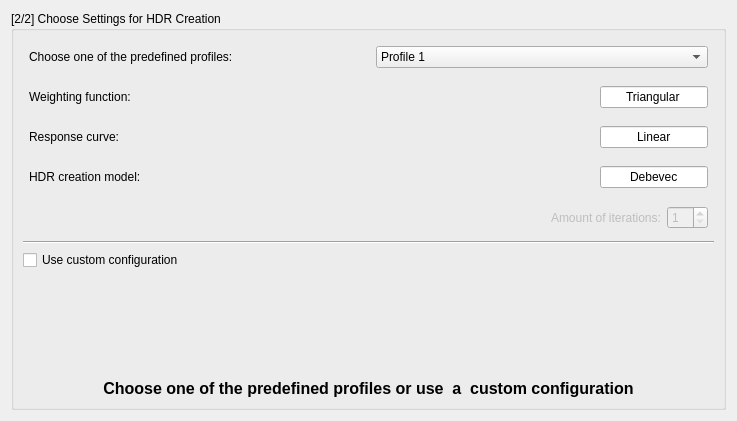
       <widget class="QWidget" name="chooseHDRconfig">
        <layout class="QGridLayout" name="gridLayout_5">
         <item row="0" column="0">
          <widget class="QGroupBox" name="groupBox_2">
           <property name="title">
            <string>[2/2] Choose Settings for HDR Creation</string>
           </property>
           <layout class="QGridLayout" name="gridLayout">
            <item row="4" column="0">
             <layout class="QHBoxLayout">
              <property name="spacing">
               <number>6</number>
              </property>
              <property name="margin">
               <number>6</number>
              </property>
              <item>
               <spacer>
                <property name="orientation">
                 <enum>Qt::Horizontal</enum>
                </property>
                <property name="sizeHint" stdset="0">
                 <size>
                  <width>80</width>
                  <height>20</height>
                 </size>
                </property>
               </spacer>
              </item>
              <item>
               <widget class="QLabel" name="label_Iterations">
                <property name="enabled">
                 <bool>false</bool>
                </property>
                <property name="text">
                 <string>Amount of iterations:</string>
                </property>
               </widget>
              </item>
              <item>
               <widget class="QSpinBox" name="spinBoxIterations">
                <property name="enabled">
                 <bool>false</bool>
                </property>
                <property name="toolTip">
                 <string>Keep it small</string>
                </property>
                <property name="minimum">
                 <number>1</number>
                </property>
                <property name="maximum">
                 <number>22</number>
                </property>
                <property name="value">
                 <number>1</number>
                </property>
               </widget>
              </item>
             </layout>
            </item>
            <item row="7" column="0">
             <spacer>
              <property name="orientation">
               <enum>Qt::Vertical</enum>
              </property>
              <property name="sizeHint" stdset="0">
               <size>
                <width>691</width>
                <height>103</height>
               </size>
              </property>
             </spacer>
            </item>
            <item row="5" column="0">
             <widget class="Line" name="line_2">
              <property name="orientation">
               <enum>Qt::Horizontal</enum>
              </property>
             </widget>
            </item>
            <item row="6" column="0">
             <widget class="QCheckBox" name="customConfigCheckBox">
              <property name="toolTip">
               <string>Use this only if the default profiles above do not yield good results</string>
              </property>
              <property name="text">
               <string>Use custom configuration</string>
              </property>
             </widget>
            </item>
            <item row="8" column="0">
             <widget class="QLabel" name="settings_label">
              <property name="text">
               <string>&lt;!DOCTYPE HTML PUBLIC &quot;-//W3C//DTD HTML 4.0//EN&quot; &quot;http://www.w3.org/TR/REC-html40/strict.dtd&quot;&gt;
&lt;html&gt;&lt;head&gt;&lt;meta name=&quot;qrichtext&quot; content=&quot;1&quot; /&gt;&lt;style type=&quot;text/css&quot;&gt;
p, li { white-space: pre-wrap; }
&lt;/style&gt;&lt;/head&gt;&lt;body style=&quot; font-family:'Sans Serif'; font-size:10pt; font-weight:400; font-style:normal;&quot;&gt;
&lt;p align=&quot;center&quot; style=&quot; margin-top:0px; margin-bottom:0px; margin-left:0px; margin-right:0px; -qt-block-indent:0; text-indent:0px;&quot;&gt;&lt;span style=&quot; font-size:12pt; font-weight:600;&quot;&gt;Choose one of the predefined profiles or use  a  custom configuration&lt;/span&gt;&lt;/p&gt;&lt;/body&gt;&lt;/html&gt;</string>
              </property>
             </widget>
            </item>
            <item row="2" column="0">
             <layout class="QHBoxLayout">
              <property name="spacing">
               <number>6</number>
              </property>
              <property name="margin">
               <number>6</number>
              </property>
              <item>
               <widget class="QLabel" name="label_resp">
                <property name="text">
                 <string>Response curve:</string>
                </property>
               </widget>
              </item>
              <item>
               <spacer>
                <property name="orientation">
                 <enum>Qt::Horizontal</enum>
                </property>
                <property name="sizeHint" stdset="0">
                 <size>
                  <width>120</width>
                  <height>20</height>
                 </size>
                </property>
               </spacer>
              </item>
              <item>
               <widget class="QLineEdit" name="lineEdit_show_resp">
                <property name="sizePolicy">
                 <sizepolicy hsizetype="Fixed" vsizetype="Fixed">
                  <horstretch>0</horstretch>
                  <verstretch>0</verstretch>
                 </sizepolicy>
                </property>
                <property name="text">
                 <string>Linear</string>
                </property>
                <property name="alignment">
                 <set>Qt::AlignHCenter</set>
                </property>
                <property name="readOnly">
                 <bool>true</bool>
                </property>
               </widget>
              </item>
             </layout>
            </item>
            <item row="3" column="0">
             <layout class="QHBoxLayout">
              <property name="spacing">
               <number>6</number>
              </property>
              <property name="margin">
               <number>6</number>
              </property>
              <item>
               <widget class="QLabel" name="label_model">
                <property name="text">
                 <string>HDR creation model:</string>
                </property>
               </widget>
              </item>
              <item>
               <spacer>
                <property name="orientation">
                 <enum>Qt::Horizontal</enum>
                </property>
                <property name="sizeHint" stdset="0">
                 <size>
                  <width>107</width>
                  <height>20</height>
                 </size>
                </property>
               </spacer>
              </item>
              <item>
               <widget class="QLineEdit" name="lineEdit_showmodel">
                <property name="sizePolicy">
                 <sizepolicy hsizetype="Fixed" vsizetype="Fixed">
                  <horstretch>0</horstretch>
                  <verstretch>0</verstretch>
                 </sizepolicy>
                </property>
                <property name="text">
                 <string>Debevec</string>
                </property>
                <property name="alignment">
                 <set>Qt::AlignHCenter</set>
                </property>
                <property name="readOnly">
                 <bool>true</bool>
                </property>
               </widget>
              </item>
             </layout>
            </item>
            <item row="1" column="0">
             <layout class="QHBoxLayout">
              <property name="spacing">
               <number>6</number>
              </property>
              <property name="margin">
               <number>6</number>
              </property>
              <item>
               <widget class="QLabel" name="label_weights">
                <property name="text">
                 <string>Weighting function:</string>
                </property>
               </widget>
              </item>
              <item>
               <spacer>
                <property name="orientation">
                 <enum>Qt::Horizontal</enum>
                </property>
                <property name="sizeHint" stdset="0">
                 <size>
                  <width>112</width>
                  <height>20</height>
                 </size>
                </property>
               </spacer>
              </item>
              <item>
               <widget class="QLineEdit" name="lineEdit_showWeight">
                <property name="sizePolicy">
                 <sizepolicy hsizetype="Fixed" vsizetype="Fixed">
                  <horstretch>0</horstretch>
                  <verstretch>0</verstretch>
                 </sizepolicy>
                </property>
                <property name="text">
                 <string>Triangular</string>
                </property>
                <property name="alignment">
                 <set>Qt::AlignHCenter</set>
                </property>
                <property name="readOnly">
                 <bool>true</bool>
                </property>
               </widget>
              </item>
             </layout>
            </item>
            <item row="0" column="0">
             <layout class="QHBoxLayout">
              <property name="spacing">
               <number>14</number>
              </property>
              <property name="margin">
               <number>6</number>
              </property>
              <item>
               <widget class="QLabel" name="label_predef_configs">
                <property name="text">
                 <string>Choose one of the predefined profiles:</string>
                </property>
                <property name="alignment">
                 <set>Qt::AlignJustify|Qt::AlignVCenter</set>
                </property>
                <property name="wordWrap">
                 <bool>true</bool>
                </property>
               </widget>
              </item>
              <item>
               <widget class="QComboBox" name="predefConfigsComboBox">
                <property name="toolTip">
                 <string>&lt;!DOCTYPE HTML PUBLIC &quot;-//W3C//DTD HTML 4.0//EN&quot; &quot;http://www.w3.org/TR/REC-html40/strict.dtd&quot;&gt;
&lt;html&gt;&lt;head&gt;&lt;meta name=&quot;qrichtext&quot; content=&quot;1&quot; /&gt;&lt;style type=&quot;text/css&quot;&gt;
p, li { white-space: pre-wrap; }
&lt;/style&gt;&lt;/head&gt;&lt;body style=&quot; font-family:'DejaVu Sans'; font-size:9pt; font-weight:400; font-style:normal;&quot;&gt;
&lt;p style=&quot; margin-top:0px; margin-bottom:0px; margin-left:0px; margin-right:0px; -qt-block-indent:0; text-indent:0px;&quot;&gt;&lt;span style=&quot; font-family:'Sans Serif';&quot;&gt;The first predefined profile in the list usually leads to best results. Change it only if the resulting HDR image is not good enough.&lt;/span&gt;&lt;/p&gt;&lt;/body&gt;&lt;/html&gt;</string>
                </property>
                <item>
                 <property name="text">
                  <string>Profile 1</string>
                 </property>
                </item>
                <item>
                 <property name="text">
                  <string>Profile 2</string>
                 </property>
                </item>
                <item>
                 <property name="text">
                  <string>Profile 3</string>
                 </property>
                </item>
                <item>
                 <property name="text">
                  <string>Profile 4</string>
                 </property>
                </item>
                <item>
                 <property name="text">
                  <string>Profile 5</string>
                 </property>
                </item>
                <item>
                 <property name="text">
                  <string>Profile 6</string>
                 </property>
                </item>
               </widget>
              </item>
             </layout>
            </item>
           </layout>
           <zorder>line_2</zorder>
           <zorder>customConfigCheckBox</zorder>
           <zorder>settings_label</zorder>
           <zorder></zorder>
          </widget>
         </item>
        </layout>
       </widget>
